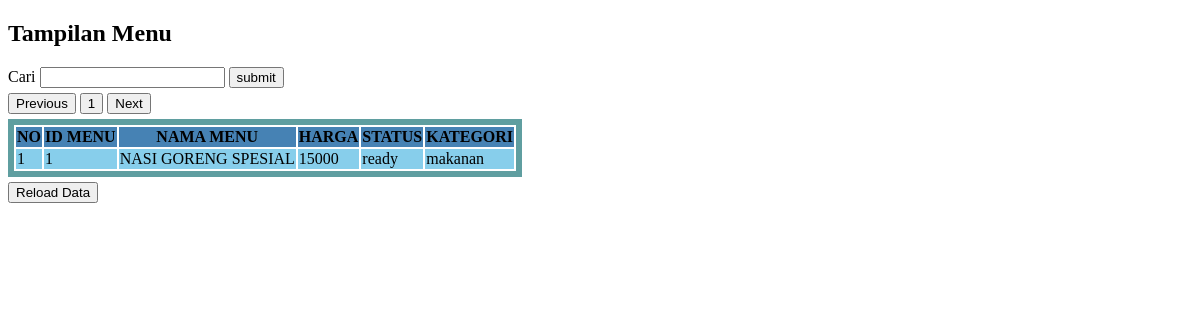
Screenshot of /pagination/page.php?menu=NASI GORENG SPESIAL with the database file from the repository.
### tables this page shows
CREATE TABLE `menu` (
  `idmenu` int(11) NOT NULL AUTO_INCREMENT,
  `nama_menu` varchar(100) NOT NULL,
  `harga` decimal(20,0) NOT NULL,
  `status` enum('ready','not ready','pre order') NOT NULL,
  `kategori` enum('makanan','minuman','snack') NOT NULL,
  PRIMARY KEY (`idmenu`)
);

### pagination/page.php (the view, shortened to what this page needs)
<?php
include('connect.php');
$batas = 10;
$keyword = isset($_GET['menu']) ? $_GET['menu'] : '';
$halaman = isset($_GET['p']) ? (int)$_GET['p'] : 1;
$halamanAwal = ($halaman > 1) ? ($halaman * $batas) - $batas : 0;
$JumlahData = mysqli_num_rows((mysqli_query($conn, "SELECT * FROM menu WHERE nama_menu LIKE '%$keyword%'")));
$jumlahHalaman = ceil($JumlahData / $batas);
$datas = mysqli_query($conn, "SELECT * FROM menu WHERE nama_menu LIKE '%$keyword%' LiMIT $halamanAwal, $batas");
?>
<!DOCTYPE html>
<html lang="en">
<head>
</head>
<body>
    <h2>Tampilan Menu</h2>
    <form action="" method="GET" class="mb">
        <label for="fname">Cari</label>
        <input type="text" id="fname" name="menu">
        <input type="submit" value="submit" name="submit">
    </form>
    <a href=""><button>Previous</button></a>
    <?php for ($no = 1; $no <= $jumlahHalaman; $no++) : ?>
        <a href="?p=<?= $no ?>&menu=<?= $keyword ?>"><button class="mb"><?= $no ?></button></a>
    <?php endfor; ?>
    <a href=""><button>Next</button></a>
    <table class="tabel">
        <tr>
            <th>NO</th>
            <th>ID MENU</th>
            <th>NAMA MENU</th>
            <th>HARGA</th>
            <th>STATUS</th>
            <th>KATEGORI</th>
        </tr>
        <?php
        $no = 1;
        while ($data = mysqli_fetch_array($datas)) :
        ?>
            <tr>
                <td><?= $no++ ?></td>
                <td><?= $data['idmenu'] ?></td>
                <td><?= $data['nama_menu'] ?></td>
                <td><?= $data['harga'] ?></td>
                <td><?= $data['status'] ?></td>
                <td><?= $data['kategori'] ?></td>
            </tr>
        <?php endwhile; ?>
    </table>
    <form action="" method="POST" class="mt">
        <input type="submit" value="Reload Data" name="reload">
    </form>
</body>
</html>

### pagination/page.php (style rules this page uses)
.tabel { border: 6px solid cadetblue }
th { background-color: steelblue; }
tr { background-color: skyblue; }
.mb { margin-bottom: 5px; }
.mt { margin-top: 5px; }

### rows the page displays
menu: idmenu "1", nama_menu "NASI GORENG SPESIAL", harga "15000", status "ready", kategori "makanan"
